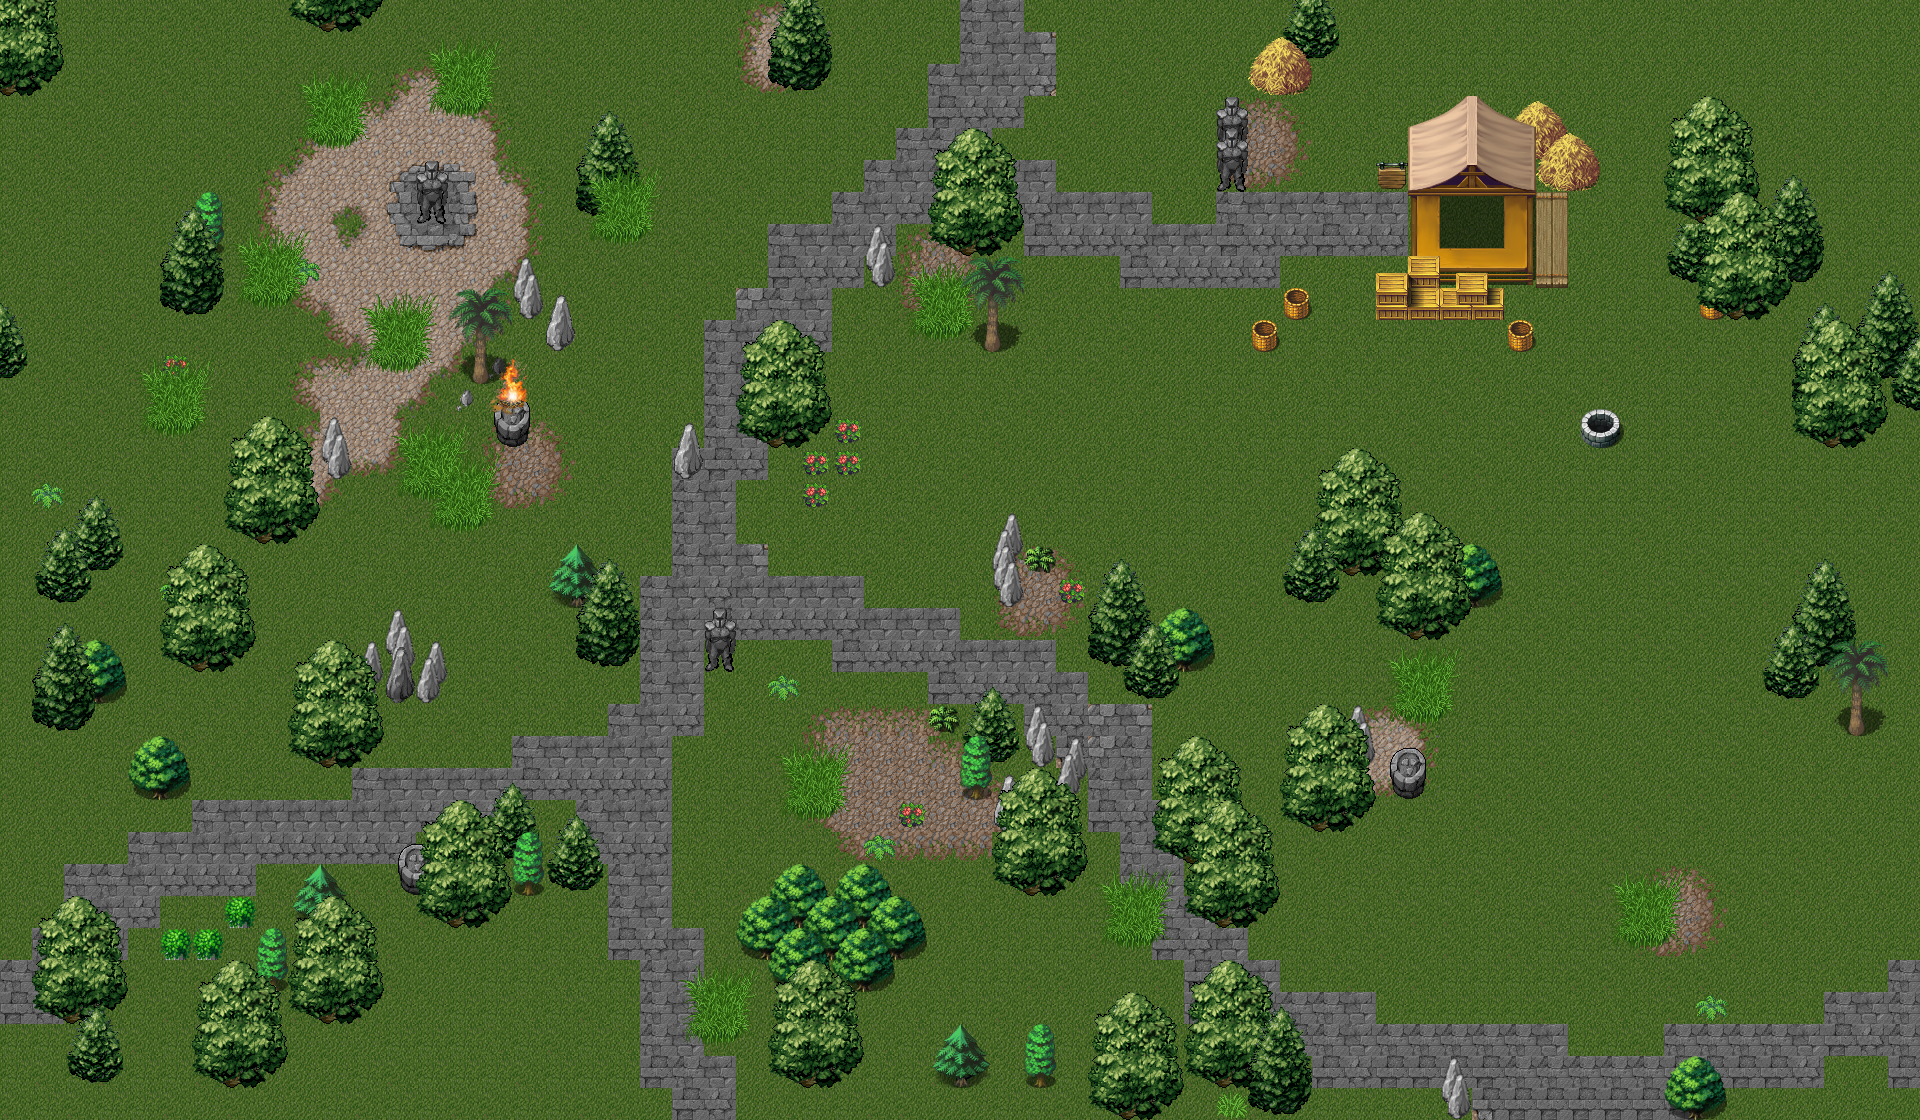

Tiled map render using the project's own tile images. Description and the map definition, with tile-layer contents summarised, below:
An orthogonal 60x35 tile map with 32x32 px tiles, 4 tile layers (Tile Layer 1, Tile Layer 2, Tile Layer 3, Tile Layer 4), 2 tilesets.

<map version="1.0" tiledversion="1.0.2" orientation="orthogonal" renderorder="right-down" width="60" height="35" tilewidth="32" tileheight="32" nextobjectid="1">
 <tileset firstgid="1" source="mountain.tsx" />
 <tileset firstgid="257" source="farm.tsx" />
 <layer name="Tile Layer 1" width="60" height="35">
  <data>[2100 cells, 2100 non-empty, 46 distinct tile ids]</data>
 </layer>
 <layer name="Tile Layer 2" width="60" height="35">
  <data>[2100 cells, 354 non-empty, 69 distinct tile ids]</data>
 </layer>
 <layer name="Tile Layer 3" width="60" height="35">
  <data>[2100 cells, 371 non-empty, 86 distinct tile ids]</data>
 </layer>
 <layer name="Tile Layer 4" width="60" height="35">
  <data>[2100 cells, 29 non-empty, 17 distinct tile ids]</data>
 </layer>
</map>
